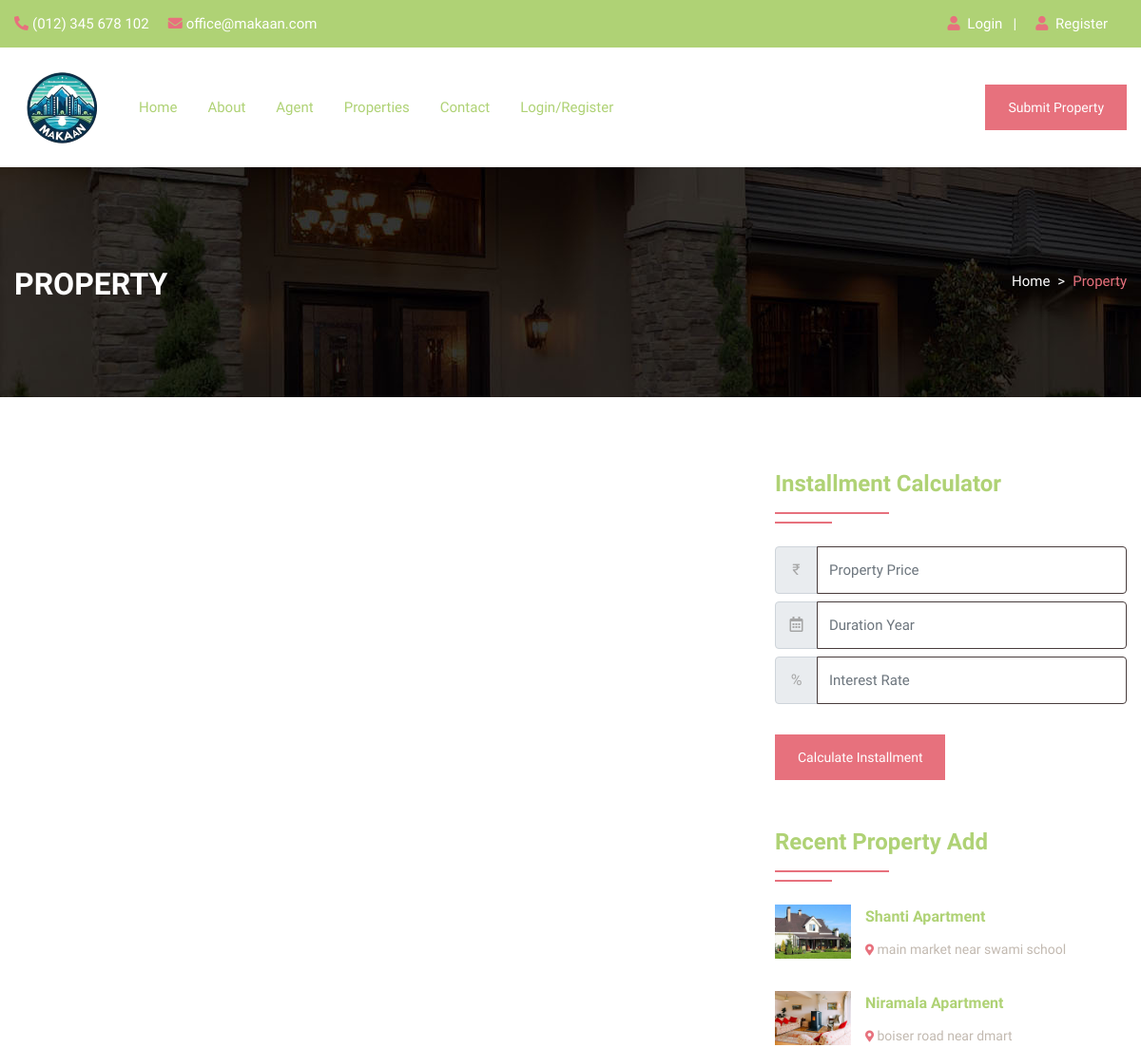
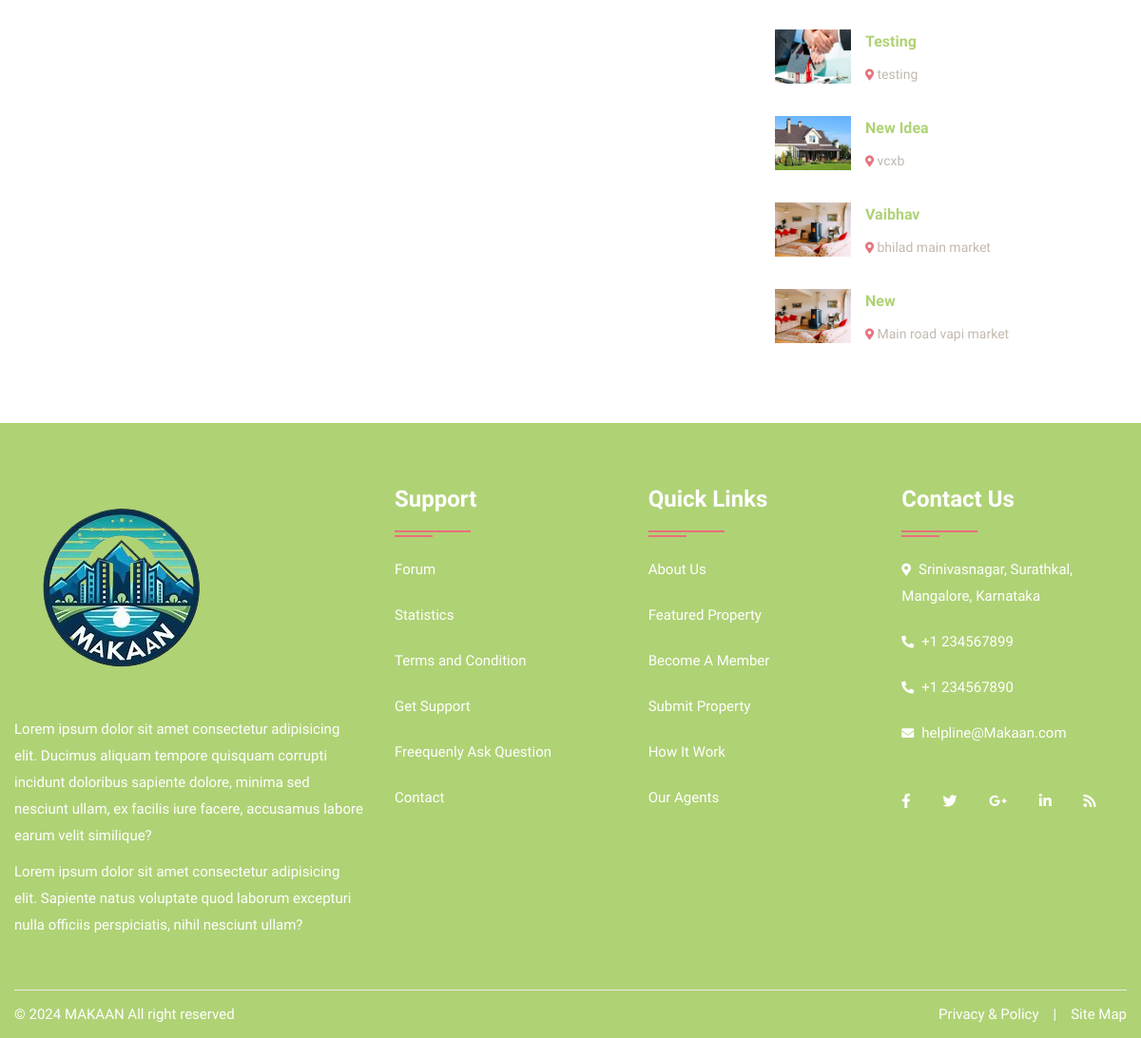
Screenshot of /stateproperty.php with the database file from the repository (2 pictures, top to bottom).
### tables this page shows
CREATE TABLE `property` (
  `pid` int(50) NOT NULL,
  `title` varchar(200) NOT NULL,
  `pcontent` longtext NOT NULL,
  `type` varchar(100) NOT NULL,
  `bhk` varchar(50) NOT NULL,
  `stype` varchar(100) NOT NULL,
  `bedroom` int(50) NOT NULL,
  `bathroom` int(50) NOT NULL,
  `balcony` int(50) NOT NULL,
  `kitchen` int(50) NOT NULL,
  `hall` int(50) NOT NULL,
  `floor` varchar(50) NOT NULL,
  `size` int(50) NOT NULL,
  `price` int(50) NOT NULL,
  `location` varchar(200) NOT NULL,
  `city` varchar(100) NOT NULL,
  `state` varchar(100) NOT NULL,
  `feature` longtext NOT NULL,
  `pimage` varchar(300) NOT NULL,
  `pimage1` varchar(300) NOT NULL,
  `pimage2` varchar(300) NOT NULL,
  `pimage3` varchar(300) NOT NULL,
  `pimage4` varchar(300) NOT NULL,
  `uid` int(50) NOT NULL,
  `status` varchar(50) NOT NULL,
  `mapimage` varchar(300) NOT NULL,
  `topmapimage` varchar(300) NOT NULL,
  `groundmapimage` varchar(300) NOT NULL,
  `totalfloor` varchar(50) NOT NULL,
  `date` datetime NOT NULL DEFAULT current_timestamp()
);

### stateproperty.php (the view, shortened to what this page needs)
<!DOCTYPE html>
<html lang="en">
<head>
<link rel="stylesheet" type="text/css" href="css/bootstrap.min.css">
<link rel="stylesheet" type="text/css" href="css/bootstrap-slider.css">
<link rel="stylesheet" type="text/css" href="css/jquery-ui.css">
<link rel="stylesheet" type="text/css" href="css/layerslider.css">
<link rel="stylesheet" type="text/css" href="css/color.css" id="color-change">
<link rel="stylesheet" type="text/css" href="css/owl.carousel.min.css">
<link rel="stylesheet" type="text/css" href="css/font-awesome.min.css">
<link rel="stylesheet" type="text/css" href="fonts/flaticon/flaticon.css">
<link rel="stylesheet" type="text/css" href="css/style.css">
</head>
<body>
<div id="page-wrapper">
    <div class="row">
		<?php include("include/header.php");?>
        <div class="banner-full-row page-banner" style="background-image:url('images/breadcromb.jpg');">
            <div class="container">
                <div class="row">
                    <div class="col-md-6">
                        <h2 class="page-name float-left text-white text-uppercase mt-1 mb-0"><b>Property</b></h2>
                    </div>
                    <div class="col-md-6">
                        <nav aria-label="breadcrumb" class="float-left float-md-right">
                            <ol class="breadcrumb bg-transparent m-0 p-0">
                                <li class="breadcrumb-item text-white"><a href="#">Home</a></li>
                                <li class="breadcrumb-item active">Property</li>
                            </ol>
                        </nav>
                    </div>
                </div>
            </div>
        </div>
        <div class="full-row">
            <div class="container">
                <div class="row">
					<div class="col-lg-8">
                    </div>
                    <div class="col-lg-4">
                        <div class="sidebar-widget">
                            <h4 class="double-down-line-left text-secondary position-relative pb-4 my-4">Installment Calculator</h4>
						<form class="d-inline-block w-100" action="calc.php" method="post">
                            <div class="input-group mb-2 mr-sm-2">
                                <div class="input-group-prepend">
                                    <div class="input-group-text">₹</div>
                                </div>
                                <input type="text" class="form-control" name="amount" placeholder="Property Price">
                            </div>
                            <div class="input-group mb-2 mr-sm-2">
                                <div class="input-group-prepend">
                                    <div class="input-group-text"><i class="far fa-calendar-alt"></i></div>
                                </div>
                                <input type="text" class="form-control" name="month" placeholder="Duration Year">
                            </div>
                            <div class="input-group mb-2 mr-sm-2">
                                <div class="input-group-prepend">
                                    <div class="input-group-text">%</div>
                                </div>
                                <input type="text" class="form-control" name="interest" placeholder="Interest Rate">
                            </div>
                            <button type="submit" value="submit" name="calc" class="btn btn-primary mt-4">Calculate Installment</button>
                        </form>
                        </div>
                        <div class="sidebar-widget mt-5">
                            <h4 class="double-down-line-left text-secondary position-relative pb-4 mb-4">Recent Property Add</h4>
                            <ul class="property_list_widget">
								<?php
								$query=mysqli_query($con,"SELECT * FROM `property` ORDER BY date DESC LIMIT 6");
										while($row=mysqli_fetch_array($query))
										{
								?>
                                <li> <img src="admin/property/<?php echo $row['18'];?>" alt="pimage">
                                    <h6 class="text-secondary hover-text-primary text-capitalize"><a href="propertydetail.php?pid=<?php echo $row['0'];?>"><?php echo $row['1'];?></a></h6>
                                    <span class="font-14"><i class="fas fa-map-marker-alt icon-primary icon-small"></i> <?php echo $row['14'];?></span>
                                </li>
                                <?php } ?>
                            </ul>
                        </div>
                    </div>
                </div>
            </div>
        </div>
		<?php include("include/footer.php");?>
    </div>
</div>
</body>
</html>

### css/color.css (style rules this page uses)
:root { --theme-ordinary-color: #c2b9b0; }
:root { --theme-primary-color: #e7717d; }
:root { --theme-secondary-color: rgb(175, 210, 117); }
:root { --theme-white-color: #fff; }
:root { --theme-light-color: #c2cad0; }
:root { --theme-gray-color: #f5f5f5; }
:root { --theme-footer-color: rgb(126, 104, 90); }
:root { --theme-dark-color: #7e685a; }
:root { --text-light-color: #a3a7af; }
:root { --theme-primary-opacity-color: rgba(175, 210, 117, .8); }
:root { --theme-secondary-opacity-color: #7e685ab3; }
:root { --theme-white-opacity-color: rgba(255, 255, 255, 0.3); }
:root { --theme-dark-opacity-color: rgba(0, 0, 0, 0.5); }
:root { --theme-ordinary-font: 'Muli', sans-serif; }
:root { --theme-highlight-font: 'Comfortaa', cursive; }

### rows the page displays
property: pimage (picture), title "Shanti Apartment", location "main market near swami school"
property: pimage (picture), title "Niramala Apartment", location "boiser road near dmart"
property: pimage (picture), title "Testing", location "testing"
property: pimage (picture), title "New Idea", location "vcxb"
property: pimage (picture), title "Vaibhav", location "bhilad main market"
property: pimage (picture), title "New", location "Main road vapi market"
